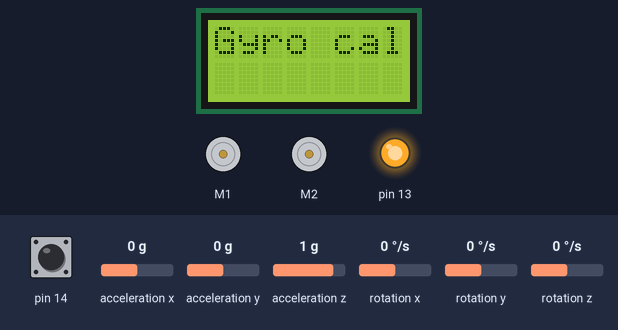
Simulated run of this sketch. Board: Arduino Leonardo, built with avr-gcc and run on an emulated ATmega32U4. Shown: 8×2 character LCD, 2 × DC motor (green arrow = forward, orange = backward, longer = faster), output pins drawn as LEDs (lit = HIGH). Inputs (shaded band) come from the test bench; at power-on: pin 14 HIGH, rotation z 0 °/s, acceleration x 0 g, acceleration y 0 g, acceleration z 1 g, rotation x 0 °/s, rotation y 0 °/s. What the sketch prints to the serial monitor is not drawn.

Above: at 0.8 s.
0.9 s: pin 14 pulled LOW for 3.2 s
At 3.6 s:
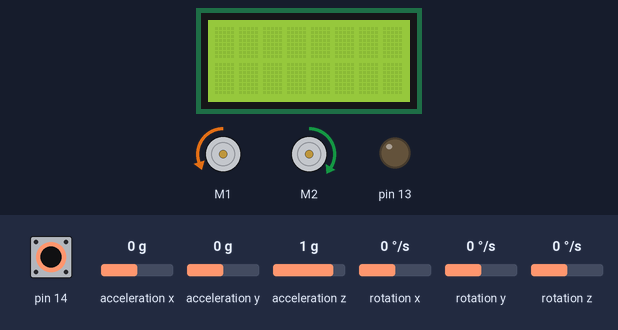
5.6 s: rotation z set to -11 °/s
8.6 s: rotation z set to -14 °/s
At 9.0 s:
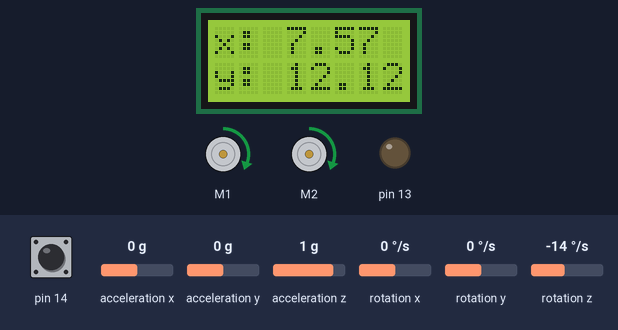
11.0 s: rotation z set to 0 °/s
At 15.9 s:
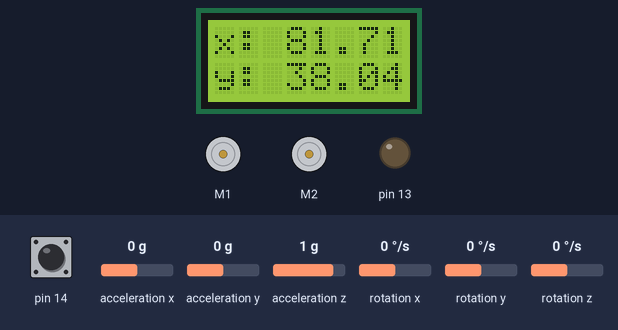
Timing chart, 0 to 17.0 s (numbered marks = the images above; inputs shaded):
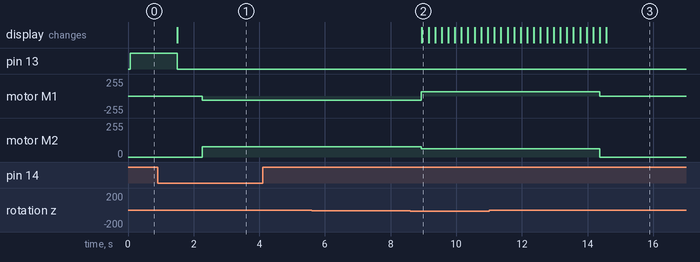

Measured:
- the behaviour switches between -12 and -13 °/s on rotation z (found by bisection; images 1 and 2)
- after the input at 0.9 s, motor M1: stopped → backward 63/255 after 1.4 s; motor M2: stopped → forward 76/255 after 1.4 s
- after the input at 5.6 s, every drawn part: stays the same
- after the input at 11.0 s, motor M1, motor M2: forward 63/255 → stopped after 3.4 s instead of 0.76 s

The sketch:

Wheel_Odometry_04.ino
```cpp
#include <Arduino.h>
#include <Wire.h>
#include <Zumo32U4.h>
#include <math.h>

Zumo32U4LCD lcd;
Zumo32U4ButtonA buttonA;
Zumo32U4IMU imu;

//Booleans that help the robot know how far in the process it is
bool rotatCheck, reachedDest, traveling = false;
bool sensorreads= true;
////////////////////////Odometry Constants and variables/////////////////////////
int wheelDiameter = 4; //4 centimeters
int axleLength = 9;
int deltaT = 200;
double currentX, currentY, deltax, deltay = 0;
double globalTheta, momentTheta, goalTheta, deltaTheta, deltaD;
double velocityR, velocityL, fwdVelocity = 0;
//////////////////////////////////////////////////////

//////////////////////// MOTOR ////////////////////////
Zumo32U4Motors motors;
Zumo32U4Encoders encoders;
#define MOTOR_SPEED 100
/////////////////////////////////////////////////////////

//////////////////////// SENSORS ////////////////////////
//Basic setup of settings and initializations of sensor arrays
#define NUM_SENSORS 5 //Number of activated sensors
#define brightnessSpan 6
Zumo32U4ProximitySensors proxSensors;
Zumo32U4LineSensors lineSensors;
uint16_t sensorValues[NUM_SENSORS]; //Some array that contains the raw read values from the sensors between 0-2000
uint16_t brightnessLevels[]={1,1,3,3,5,5};
bool useEmitters = true;

struct LineSensorsWhite //Datatype that stores the boolean values for the sensorStates
{
    bool left;
    bool leftCenter;
    bool Center;
    bool rightCenter;
    bool right;
};
LineSensorsWhite sensorState = { false,false,false,false,false };
////////////////////////////////////////////////////////////

//Storage values for linesensor thresholds and for distance measurement
int drivenDist, threshold, threshold2, threshold3;
// threshold: White threshold, white return values lower than this
// threshold2: white treshold for center 2 sensors
// threshold3: White threshold for center sensor

////////////////Gyro setup/////////////////////
int turnAngleDegrees, flippedturnAngleDegrees, turnAngle2;
uint32_t turnAngle = 0;
uint16_t gyroLastUpdate = 0;
int16_t turnRate, gyroOffset;

////////Clock variables////////
  unsigned long previousMillis = 0;
  const long interval = 200;
  unsigned long currentMillis;

void setup() {
    //Calibrates various components and awaits a buttonpress to start
    configureComponents();
    lcd.print("prss A");
    buttonA.waitForPress();
    lcd.clear();
    delay(250);
    goTo(23,38);
}

void loop()
{
  //timer
  currentMillis = millis();
  updateAngle();
  if (0 < encoders.getCountsLeft() || 0 < encoders.getCountsRight()){
    updatePosition();
  }
}
/////////////////////// FUNCTIONS ///////////////////////

void updatePosition()
{
  updateAngle();
  // motorChecked will be true only once about every 200ms, and will thus only update position once every 200ms
  if(motorChecked())
  {
  float encL = encoders.getCountsLeft();
  float encR = encoders.getCountsRight();
  fwdVelocity = (((encL + encR)/2)/909.7 * (PI * wheelDiameter));
  velocityR = ((encR)/909.7 * (PI * wheelDiameter));
  velocityL = ((encL)/909.7 * (PI * wheelDiameter));
  deltaD = (velocityR + velocityL)/2;
  encoders.getCountsAndResetLeft();
  encoders.getCountsAndResetRight();
  deltax = (deltaD * cos(globalTheta*(PI/180)));
  deltay = (deltaD * sin(globalTheta*(PI/180)));

    if(globalTheta >= 0 && globalTheta <= 90)
    {
      currentY = currentY + deltay;
      currentX = currentX + deltax;
    }

  if(globalTheta >= 90 && globalTheta < 180)
    {
      currentY = currentY + deltay;
      currentX = currentX - deltax;
    }

  if(globalTheta > 180 && globalTheta < 270)
    {
      currentY = currentY - deltay;
      currentX = currentX - deltax;
    }

  if(globalTheta > 270 && globalTheta < 360)
    {
      currentY = currentY - deltay;
      currentX = currentX + deltax;
    }
  //For debugging
  Serial.println("////////////////////////////////////////////////");
  Serial.println("Rv: " + (String)velocityR + " Lv: " + (String)velocityL);
  Serial.println("Velocity: " + (String)fwdVelocity + " cm");
  Serial.println("DeltaD: " + (String)deltaD);
  Serial.println("sin(globalTheta) = " + (String)sin(globalTheta*(PI/180)) + " cos(globalTheta) = " + (String)cos(globalTheta*(PI/180)));
  Serial.println("Theta:    " + (String)globalTheta);
  Serial.println("x:        " + (String)currentX);
  Serial.println("y:        " + (String)currentY);
  Serial.println("////////////////////////////////////////////////");

  lcd.clear();
  lcd.gotoXY(0,0);
  lcd.print("x: " + (String)currentX);
  lcd.gotoXY(0,1);
  lcd.print("y: " + (String)currentY);
  }
}

bool motorChecked()
{
  if (currentMillis - previousMillis >= interval) {
  previousMillis = currentMillis;
    return true;
  }
  else
  {
    return false;
  }
}

void configureComponents()
{
    for (int i = 1; i < brightnessSpan; i++)
    {
        brightnessLevels[i] = i;
    }
    turnAngle2 = turnAngle;
    Serial.begin(9600);
    proxSensors.initThreeSensors(); //Sets up proximity sensors
    proxSensors.setBrightnessLevels(brightnessLevels,sizeof(brightnessLevels)/2);  //Extends measurement levels for proximity sensors to increase overall accuracy

    turnSensorSetup(); //Sets up turning sensors
    delay(500);
    turnSensorReset();
    lcd.clear();

    lineSensors.initFiveSensors(); // Initializes five sensors
    // Uncomment this: calibrWht();
    Serial.println("Press A to start");
}

void goTo(int x, int y)
{
  traveling = true;
  int destx = x - currentX;
  int desty = y - currentY;
  int angleDeg = atan2(desty,destx)*180/PI;
  int angle = (angleDeg + 360) % 360;

  char dir = 0 < angle && angle < 180 ? 'L' : 'R';
  bool neg = angle < 0 ? true : false;
  bool destXNeg = x < 0 ? true : false;
  bool destYNeg = y < 0 ? true : false;
  turnGoal(angle,dir);
  reachedDest = false;
  moveForward(100,destx,desty,destXNeg,destYNeg);
}

bool verifyDestination(bool negX, bool negY, int x, int y)
{
    bool ret = false;
    if (negX && negY)
    {
        ret = currentX <= x && currentY <= y ? true : false;
    }
    else if (!negX && !negY)
    {
        ret = currentX >= x && currentY >= y ? true : false;
    }
    else if (!negX && negY)
    {
        ret = currentX >= x && currentY <= y ? true : false;
    }
    else if (negX && !negY)
    {
        ret = currentX <= x && currentY >= y ? true : false;
    }
  return ret;
}

void moveForward(int speed,int x,int y,bool destXneg, bool destYneg)
{
  motors.setSpeeds(speed,speed);
  while(!verifyDestination(destXneg,destYneg,x,y)&& !reachedDest)
  {
    currentMillis = millis();
    if (0 < encoders.getCountsLeft() || 0 < encoders.getCountsRight())
    {
      updatePosition();
    }
  }
  motors.setSpeeds(0,0);
  reachedDest = true;
  traveling = false;
}

void turnGoal(int goalAngle, char Direction)
{
  switch(Direction)
  {
    case 'R':
    updateAngle();

    while(!rotatCheck){
    updateAngle();
    if(globalTheta>=goalAngle&&(goalAngle)>=globalTheta)
    {
      motors.setSpeeds(0,0);
      rotatCheck=true;
    }
    else
    {
      motors.setSpeeds(MOTOR_SPEED,-MOTOR_SPEED * 1.2);
    }
    }
    rotatCheck = false;
    break;

    case 'L':
    updateAngle();
    while(!rotatCheck){
    updateAngle();
    if(globalTheta>=goalAngle&&(goalAngle)>=globalTheta)
    {
      motors.setSpeeds(0,0);
      rotatCheck=true;
    }
    else
    {
      motors.setSpeeds(-MOTOR_SPEED,MOTOR_SPEED * 1.2);
    }
    }
    rotatCheck = false;
    break;
  }
}

void turn(int desiredAngle, char Direction)
{
  switch(Direction)
  {
    case 'R':
    updateAngle();
    momentTheta = globalTheta;

      if(momentTheta - desiredAngle <= 0)
    {
      goalTheta = momentTheta - desiredAngle + 360;
    }
    else
    {
      goalTheta = momentTheta - desiredAngle ;
    }
    if(goalTheta == 360)
    {
      goalTheta = 0;
    }

    while(!rotatCheck){
    updateAngle();
    if(globalTheta>=goalTheta&&(goalTheta)>=globalTheta)
    {
      motors.setSpeeds(0,0);
      rotatCheck=true;
    }
    else
    {
      motors.setSpeeds(MOTOR_SPEED,-MOTOR_SPEED * 1.2);
    }
    }
    rotatCheck = false;
  break;

  case 'L':
    updateAngle();
    momentTheta = globalTheta;
    if(momentTheta + desiredAngle > 360)
    {
      goalTheta = momentTheta + desiredAngle - 360;
    }
    else
    {
      goalTheta = momentTheta + desiredAngle;
    }
    if(goalTheta == 360)
    {
      goalTheta = 0;
    }

    while(!rotatCheck){
    updateAngle();
    if(globalTheta>=goalTheta&&(goalTheta + 1)>=globalTheta)
    {
      motors.setSpeeds(0,0);
      rotatCheck=true;
    }
    else
    {
      motors.setSpeeds(-MOTOR_SPEED * 1.2, MOTOR_SPEED);
    }
    }
    rotatCheck = false;
  break;
  }
}

//Calibration function for white lines
void calibrWht() { //A funtion that is called in the setup to help calibrate sensors for the conditions at hand
    buttonA.waitForPress();
    lcd.print("Prs A Cal");
    delay(250);
    buttonA.waitForPress();
    readSensors(sensorState);
    /*
    threshold = ((sensorValues[0] + sensorValues[4]) / 2 + 20); //takes the mean value of far left and right sensors and adds some margin to create a threshold
    threshold2 = ((sensorValues[1] + sensorValues[3])/2 + 20);
    threshold3 = (sensorValues[2]+20);
    */
    // Some manually set thresholds for easier testing
    threshold = 400;
    threshold2 = 300;
    threshold3 = 300;
    lcd.clear();
}

//Function that fills struct with values from sensorValues and compares to thresholds
void readSensors(LineSensorsWhite& state) {  // Next line reads the sensor values and store them in the array lineSensorValues
    lineSensors.read(sensorValues, useEmitters ? QTR_EMITTERS_ON : QTR_EMITTERS_OFF); //Retrieves data from sensors
    state = {false,false,false,false,false}; // state of the sensors is ALWAYS set to negative in the structure, so that the if statements below only changes the boolean to true when the conditions are met
    if (sensorValues[0] < threshold) {
        state.left = true;
    }
    if (sensorValues[1] < threshold2) {
        state.leftCenter = true;
    }
    if (sensorValues[2] < threshold3) {
        state.Center = true;
    }
    if (sensorValues[3] < threshold2) {
        state.rightCenter = true;
    }
    if (sensorValues[4] < threshold) {
        state.right = true;
    }
}

//Code for using gyro
void turnSensorSetup()
{
  Wire.begin();
  imu.init();
  imu.enableDefault();
  imu.configureForTurnSensing();
  lcd.clear();
  lcd.print(F("Gyro cal"));

  // Turn on the yellow LED in case the LCD is not available.
  ledYellow(1);
  // Calibrate the gyro.
  int32_t total = 0;
  for (uint16_t i = 0; i < 1024; i++)
  {
    // Wait for new data to be available, then read it.
    while(!imu.gyroDataReady()) {}
    imu.readGyro();
    // Add the Z axis reading to the total.
    total += imu.g.z;
  }
  ledYellow(0);
  gyroOffset = total / 1024;
  // Display the angle (in degrees from -180 to 180)
  lcd.clear();
}

void turnSensorReset()
{
  gyroLastUpdate = micros();
  turnAngle = 0;
}

// Updates imu sensor readings and converts angle to the interval [0;360]
void updateAngle()
{
  // Updates readings from gyro
  imu.readGyro();
  turnRate = imu.g.z - gyroOffset;
  uint16_t m = micros();
  uint16_t dt = m - gyroLastUpdate;
  gyroLastUpdate = m;
  int32_t d = (int32_t)turnRate * dt;
  turnAngle += (int64_t)d * 14680064 / 17578125; // We're sorry. Carlos pls explain <3
  // Converts angle interval from [-180;180] to [0;360]
  turnAngleDegrees=((((int32_t)turnAngle >> 16) * 360) >> 16);
  if(turnAngleDegrees <= 0  && turnAngleDegrees >= -180)
  {
  globalTheta = (360 + turnAngleDegrees);
  }
  if(turnAngleDegrees >= 0 && turnAngleDegrees <= 180)
  {
  globalTheta = turnAngleDegrees;
  }

  // For Debugging
  /*
  lcd.clear();
  lcd.gotoXY(0,1);
  lcd.print(globalTheta);
  */
}
```
